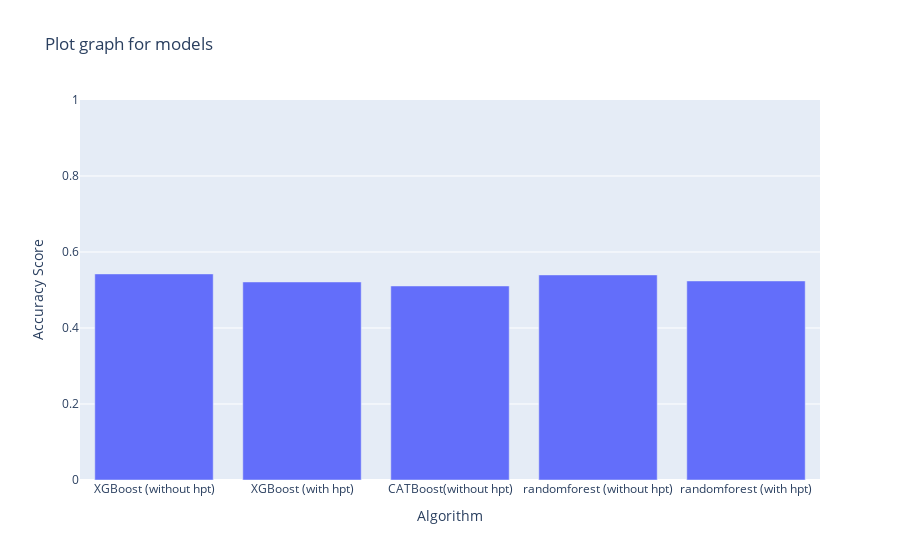

Notebook code for this chart:
### Code cell
px.bar(x= list(fin_score.keys()), y= list(fin_score.values()), title = "Plot graph for models",range_y=(0,1),labels= {'x': 'Algorithm', 'y': "Accuracy Score"})

### Figure 1 — Plotly figure (JSON) as saved in the notebook; plotly's stock layout.template omitted (floating-point values rounded to 4 significant figures)
{"data": [{"alignmentgroup": "True", "hovertemplate": "Algorithm=%{x}<br>Accuracy Score=%{y}<extra></extra>", "legendgroup": "", "marker": {"color": "#636efa"}, "name": "", "offsetgroup": "", "orientation": "v", "showlegend": false, "textposition": "auto", "type": "bar", "x": ["XGBoost (without hpt)", "XGBoost (with hpt)", "CATBoost(without hpt)", "randomforest (without hpt)", "randomforest (with hpt)"], "xaxis": "x", "y": [0.5423, 0.5212, 0.5106, 0.5397, 0.5238], "yaxis": "y"}], "layout": {"barmode": "relative", "legend": {"tracegroupgap": 0}, "title": {"text": "Plot graph for models"}, "xaxis": {"anchor": "y", "domain": [0, 1], "title": {"text": "Algorithm"}}, "yaxis": {"anchor": "x", "domain": [0, 1], "range": [0, 1], "title": {"text": "Accuracy Score"}}}}
